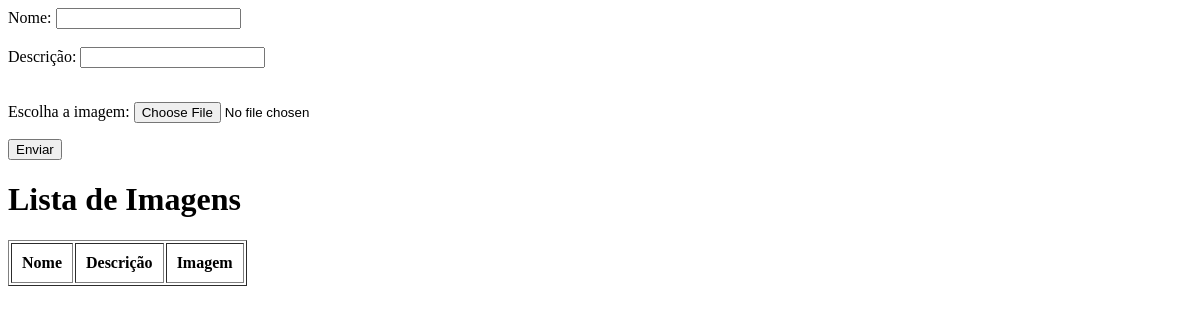
Before: /upload/index.php with the older database file.
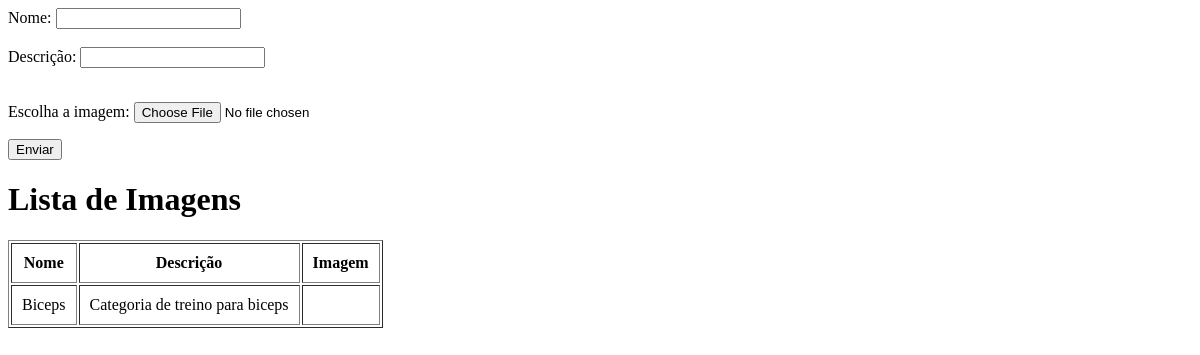
After: the same page with the newer database file.
### tables this page shows
create table tbCategoria(
codCat int not null auto_increment,
nome varchar(50) not null,
descricao varchar(50),
foto varchar(200),
primary key(codCat));

### upload/index.php (the view, shortened to what this page needs)
<?php
include("conexao.php");
$sql_query = $mysql->query("SELECT * FROM tbCategoria") or die($mysql->error);
?>
<!DOCTYPE html>
<html lang="en">
<head>
</head>
<body>
        <form method= "POST" enctype="multipart/form-data" action="">
        <label for="nome">Nome:</label>
        <input type="text" name="nome" required><br><br>
        <label for="email">Descrição:</label>
        <input type="descricao" name="descricao" required><br><br>
        <p><label for="">Escolha a imagem:</label>
        <input name="arquivo" type="file"></p>
        <input name= "upload" type="submit" value="Enviar">
    </form>
    <h1> Lista de Imagens </h1>
    <table border = "1" cellpadding="10" >
        <thead>
            <th>Nome</th>
            <th>Descrição</th>
            <th>Imagem</th>
        </thead>
        <tbody>
        <?php
    while($arquivo = $sql_query->fetch_assoc()){
    ?>
            <tr>
                <td><?php echo $arquivo['nome'];?></td>
                <td><?php echo $arquivo['descricao'];?></td>
                <td><img height = 80 src="<?php echo $arquivo['foto'];?>" alt=""></td>
            </tr>
            <?php
            }
            ?>
        </tbody>
    </table>
</body>
</html>

Changed rows visible on the page:
added tbcategoria: nome "Biceps", descricao "Categoria de treino para biceps"
